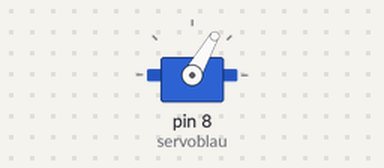
Recording of a sketch running on a simulated Arduino Uno, built with avr-gcc and run on an emulated ATmega328P. Parts: servo.

Above: at 0.05 s.
Timing chart, 0 to 3.0 s (numbered marks = the images above):
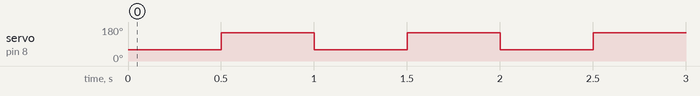

Measured:
- by itself, servo on pin 8 (servoblau): alternates 150° for 0.50 s and 60° for 0.50 s

The sketch:

Servo-Motor.ino
```cpp
#include <Servo.h>
Servo servoblau;
void setup()
{
servoblau.attach(8);
}
void loop()
{
servoblau.write(60);
delay(500);
servoblau.write(150);
delay(500);
}
```
